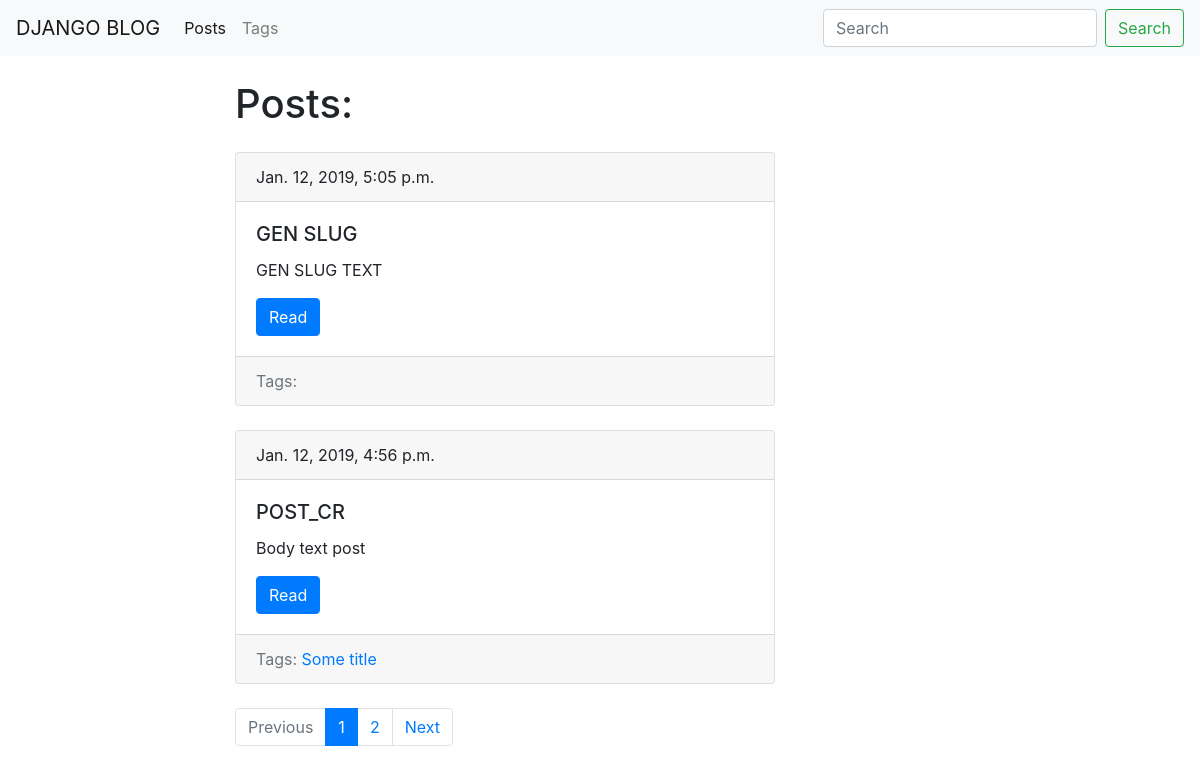
The page /blog/ on the database as committed earlier.
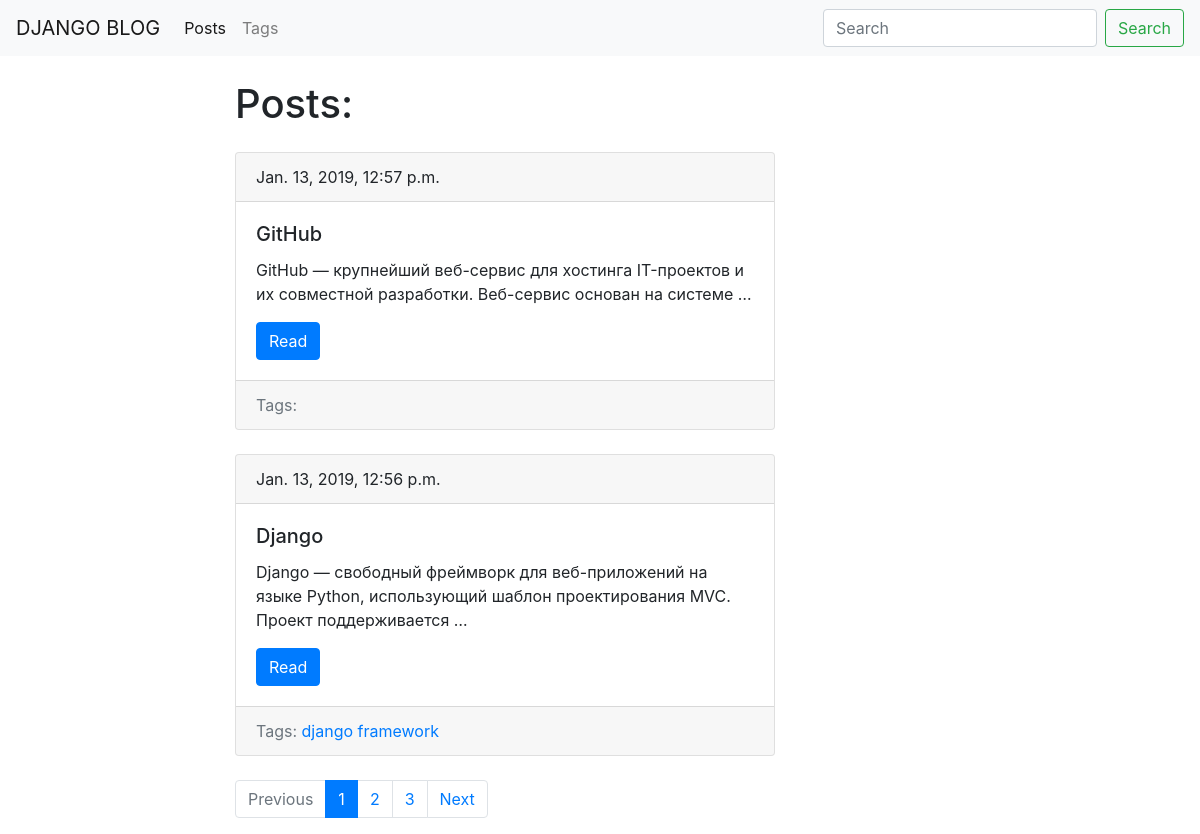
The same page on the database as committed later.
### blog/models.py (models this page shows, shortened)
class Post(models.Model):
    title = models.CharField(max_length=150, db_index=True)
    slug = models.SlugField(max_length=150, blank=True, unique=True)
    body = models.TextField(blank=True, db_index=True)
    tags = models.ManyToManyField('Tag', blank=True, related_name='posts')
    date_pub = models.DateTimeField(auto_now_add=True)
    def get_absolute_url(self):
        return reverse('post_detail_url', kwargs={'slug': self.slug})
    class Meta:
        ordering = ['-date_pub']

class Tag(models.Model):
    title = models.CharField(max_length=50)
    slug = models.SlugField(max_length=50, unique=True)
    def get_absolute_url(self):
        return reverse('tag_detail_url', kwargs={'slug': self.slug})
    class Meta:
        ordering = ['title']

### blog/views.py (the view)
# urls.py: path('', posts_list, name='posts_list_url'),
def posts_list(request):
    search_query = request.GET.get('search', '')
    if search_query:
        posts = Post.objects.filter(Q(title__icontains=search_query) | Q(body__icontains=search_query))
    else:
        posts = Post.objects.all()
    paginator = Paginator(posts, 2)
    page_number = request.GET.get('page', 1)
    page = paginator.get_page(page_number)
    is_paginated = page.has_other_pages()
    if page.has_previous():
        prev_page_url = '?page={}'.format(page.previous_page_number())
        prev_page_url = prev_page_url + ('&search={}'.format(search_query) if search_query else '')
    else:
        prev_page_url = ''
    if page.has_next():
        next_page_url = '?page={}'.format(page.next_page_number())
        next_page_url = next_page_url + ('&search={}'.format(search_query) if search_query else '')
    else:
        next_page_url = ''
    context = {
        'page_object': page,
        'is_paginated': is_paginated,
        'prev_page_url': prev_page_url,
        'next_page_url': next_page_url,
        'search_query': search_query
    }
    return render(request, 'blog/post/posts_list.html', context=context)

### blog/templates/blog/post/posts_list.html (shortened to what this page needs)
{% extends 'blog/blog_template.html'%}
{% block content %}
    <h1 class="mb-4">Posts: </h1>
    {% for post in page_object.object_list %}
        {% include 'blog/includes/post_card_template.html' %}
    {% endfor %}
{% endblock %}

### blog/templates/blog/blog_template.html (shortened to what this page needs)
{% extends 'base.html' %}

### templates/base.html (shortened to what this page needs)
{% load static %}
<!DOCTYPE html>
<html>
<head>
    <link rel="stylesheet" href="https://stackpath.bootstrapcdn.com/bootstrap/4.2.1/css/bootstrap.min.css"
>
    <link rel="stylesheet" href="{% static 'css/styles.css' %}">
</head>
<body>
    <nav class="navbar navbar-expand-lg navbar-light bg-light">
        <a class="navbar-brand" href="#">DJANGO BLOG</a>
        <div class="collapse navbar-collapse" id="navbarSupportedContent">
          <ul class="navbar-nav mr-auto">
            <li class="nav-item {% if page_object.object_list %}active{% endif %}">
              <a class="nav-link" href="{% url 'posts_list_url' %}">Posts</a>
            </li>
            <li class="nav-item {% if tags %}active{% endif %}">
              <a class="nav-link" href="{% url 'tags_list_url' %}">Tags</a>
            </li>
          </ul>
          <form class="form-inline my-2 my-lg-0" action="{% url 'posts_list_url' %}">
            <input class="form-control mr-sm-2" type="search" placeholder="Search" aria-label="Search" name="search">
            <button class="btn btn-outline-success my-2 my-sm-0" type="submit">Search</button>
          </form>
        </div>
      </nav>
    <div class="container mt-4">
        <div class = "row">
            <div class="col-6 offset-md-2">
                {% block content%}{% endblock %}
                {% if is_paginated %}
                  <nav aria-label="Page navigation example">
                    <ul class="pagination">
                      <li class="page-item {% if not prev_page_url %}disabled{% endif %}">
                        <a class="page-link" href="{{ prev_page_url }}">Previous</a>
                      </li>
                      {% for n in page_object.paginator.page_range %}
                        {% if page_object.number == n %}
                          <li class="page-item active">
                            <a class="page-link" href="?page={{ n }}{% if search_query %}&search={{search_query}}{% endif %}">{{ n }}</a>
                          </li>
                        {% elif n > page_object.number|add:-3 and n < page_object.number|add:3 %}
                          <li class="page-item">
                            <a class="page-link" href="?page={{ n }}{% if search_query %}&search={{search_query}}{% endif %}">{{ n }}</a>
                          </li>
                        {% endif %}
                      {% endfor %}
                      <li class="page-item {% if not next_page_url %}disabled{% endif %}">
                        <a class="page-link" href="{{ next_page_url }}">Next</a>
                      </li>
                    </ul>
                  </nav>
                {% endif %}
            </div>
        </div>
    </div>
</body>
</html>

### blog/templates/blog/includes/post_card_template.html
<div class="card mb-4">
    <div class="card-header">
        {{ post.date_pub }}
    </div>
    <div class="card-body">
        <h5 class="card-title">{{ post.title }}</h5>
        <p class="card-text">{{ post.body|truncatewords:15 }}</p>
        <a href="{{ post.get_absolute_url }}" class="btn btn-primary">Read</a>
    </div>
    <div class="card-footer text-muted">
        Tags:
        {% for tag in post.tags.all %}
            <a href="{{ tag.get_absolute_url }}">{{ tag.title }}</a>
        {% endfor %}
    </div>
</div>

Rows that differ between the two databases and show on the page:
removed Post: date_pub "Jan. 12, 2019, 5:05 p.m.", title "GEN SLUG", body "GEN SLUG TEXT"
removed Post: date_pub "Jan. 12, 2019, 4:56 p.m.", title "POST_CR", body "Body text post"
removed Tag: title "Some title", shown under "Jan. 12, 2019, 4:56 p.m."
added Post: date_pub "Jan. 13, 2019, 12:57 p.m.", title "GitHub", body "GitHub — крупнейший веб-сервис для хостинга IT-проектов и их совместной разработки. Веб-сервис основан на системе …"
added Post: date_pub "Jan. 13, 2019, 12:56 p.m.", title "Django", body "Django — свободный фреймворк для веб-приложений на языке Python, использующий шаблон проектирования MVC. Проект поддерживается …"
added Tag: title "django", shown under "Jan. 13, 2019, 12:56 p.m."
added Tag: title "framework", shown under "Jan. 13, 2019, 12:56 p.m."
Other text that changed with them:
new list line: "3"
